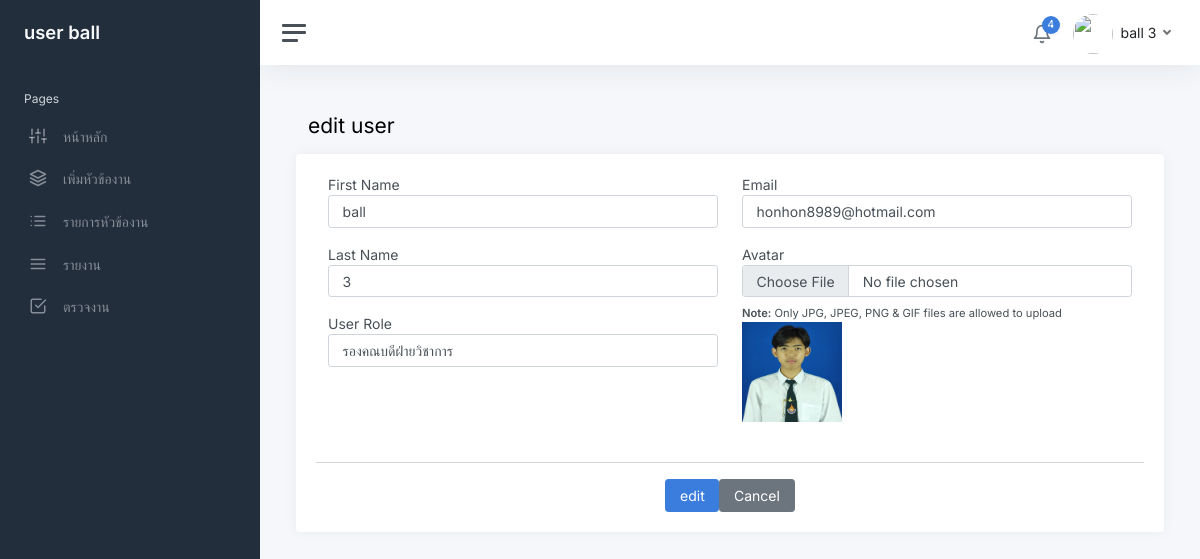
/edituser_page.php?update_id=2, run on an earlier commit of the app's database.
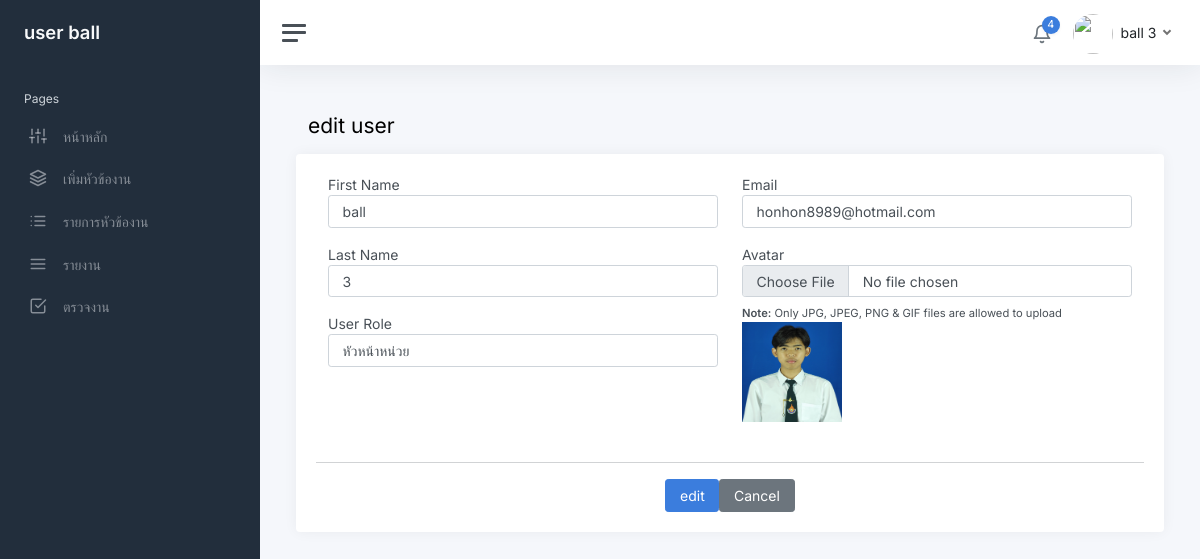
And on a later commit of the database.
### tables this page shows
CREATE TABLE `user` (
  `user_id` int(11) NOT NULL,
  `firstname` varchar(200) NOT NULL,
  `lastname` varchar(200) NOT NULL,
  `email` varchar(200) NOT NULL,
  `password` varchar(255) NOT NULL,
  `role_id` int(30) NOT NULL,
  `avatar` varchar(255) NOT NULL,
  `date_created` timestamp NOT NULL DEFAULT current_timestamp() ON UPDATE current_timestamp()
);

CREATE TABLE `position` (
  `role_id` int(30) NOT NULL,
  `position_name` varchar(200) NOT NULL,
  `level` int(30) NOT NULL
);

### edituser_page.php (the view, shortened to what the changed rows need)
<?php
 include 'connect.php';
 if (isset($_GET['update_id'])){
    try {
        $id = $_REQUEST['update_id'];
        $select_stmt = $db->prepare('SELECT * FROM user  AS u  natural JOIN position  WHERE user_id = :id');
        $select_stmt->bindParam(":id", $id);
        $select_stmt->execute();
        $row = $select_stmt->fetch(PDO::FETCH_ASSOC);
        extract($row);
    } catch(PDOException $e) {
        $e->getMessage();
    }
}
?>
<!DOCTYPE html>
<html lang="en">
<form action="edituser.php" method="post" enctype="multipart/form-data">
<?php include 'head.php'?>
<body>
<?php include "sidebar.php"?>
		<main class="content">
				<div class="container-fluid p-0">
					<h1 class="h3 mb-3">edit user</h1>
				</div>
					<div class="row">
						<div class="card">
							<div class="card-body">
								<div class="row">
									<div class="col-md-6">
										<div class="mb-3">
											<label for="" class="control-label">First Name</label>
											<input type="text" name="firstname" class="form-control form-control"  required  value="<?php echo $firstname; ?>">
										</div>
										<div class="mb-3">
											<label for="" class="control-label">Last Name</label>
											<input type="text" name="lastname" class="form-control form-control"  required value="<?php echo $lastname; ?>">
										</div>
										<div class="mb-3">
											<label for="" class="control-label">User Role</label>
												<select name="type" id="type" class="form-control" value="">
													<option value="<?php  echo $row['role_id']; ?>" ><?php  echo $position_name; ?></option>
												</select>
										</div>
									</div>
									<div class="col-md-6">
											<div class="mb-3">
												<label class="control-label">Email</label>
												<input type="email" class="form-control form-control" name="email" required  value="<?php echo $email; ?>">
											</div>
										<div class="mb-3">
											<div class="form-group">
												<label for="" class="control-label">Avatar</label>
												<input type="file" name="file" class="form-control streched-link" accept="image/gif, image/jpeg, image/png"  value="<?php echo $avatar;?>">
												<p class="small mb-0 mt-2"><b>Note:</b> Only JPG, JPEG, PNG & GIF files are allowed to upload</p>
												<p>
													<img src="img/avatars/<?php echo $avatar; ?>" height="100" width="100" alt="">
												</p>
											</div>
										</div>
										</div>
									</div>
								</div>
							</div>
						</div>
					</div>
	</form>
    </body>
</html>

### sidebar.php (shortened to what the changed rows need)
<?php include "head.php"?>
<?php
			$level = $row['level'];
?>
<div class="wrapper">
		<nav id="sidebar" class="sidebar js-sidebar">
			<div class="sidebar-content js-simplebar">
				<a class="sidebar-brand" href="index.php">
				<?php if($level ==  1): ?>
				<span class="align-middle">Admin <?php echo $row['firstname'] ?></span>
				<?php else: ?>
					<span class="align-middle">user <?php echo $row['firstname'] ?></span>
					<?php endif; ?>
				</a>
			</div>
		</nav>
		<div class="main">
			<nav class="navbar navbar-expand navbar-light navbar-bg">
				<div class="navbar-collapse collapse">
					<ul class="navbar-nav navbar-align">
						<li class="nav-item dropdown">
							<a class="nav-link dropdown-toggle d-none d-sm-inline-block" href="#" data-bs-toggle="dropdown">
                	<img src="<?php echo $imageURL ?>" class="avatar rounded-circle rounded me-1" alt="" > <span class="text-dark"> <?php echo $row['firstname'] . ' ' . $row['lastname'] ?></span>
              </a>
						</li>
					</ul>
				</div>
			</nav>

What changed in the data, as far as the page shows it:
changed user "ball": type "รองคณบดีฝ่ายวิชาการ" → "หัวหน้าหน่วย"
